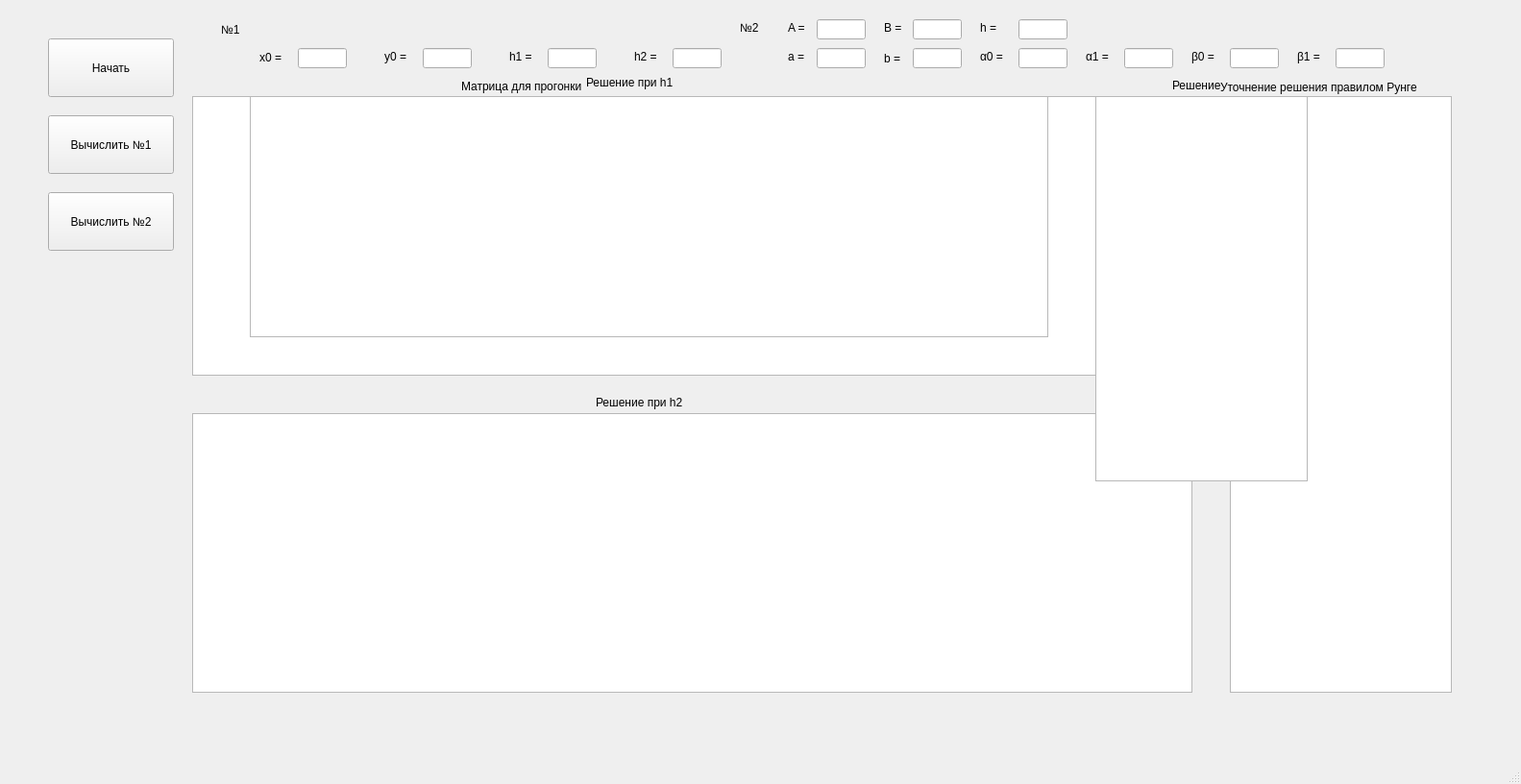
<?xml version="1.0" encoding="UTF-8"?>
<ui version="4.0">
 <class>MainWindow</class>
 <widget class="QMainWindow" name="MainWindow">
  <property name="geometry">
   <rect>
    <x>0</x>
    <y>0</y>
    <width>1583</width>
    <height>816</height>
   </rect>
  </property>
  <property name="windowTitle">
   <string>MainWindow</string>
  </property>
  <widget class="QWidget" name="centralwidget">
   <widget class="QPushButton" name="pushButton">
    <property name="geometry">
     <rect>
      <x>50</x>
      <y>40</y>
      <width>131</width>
      <height>61</height>
     </rect>
    </property>
    <property name="text">
     <string>Начать</string>
    </property>
   </widget>
   <widget class="QLabel" name="label">
    <property name="geometry">
     <rect>
      <x>270</x>
      <y>50</y>
      <width>31</width>
      <height>20</height>
     </rect>
    </property>
    <property name="text">
     <string>x0 =</string>
    </property>
   </widget>
   <widget class="QLineEdit" name="lineEdit">
    <property name="geometry">
     <rect>
      <x>310</x>
      <y>50</y>
      <width>51</width>
      <height>21</height>
     </rect>
    </property>
   </widget>
   <widget class="QLabel" name="label_2">
    <property name="geometry">
     <rect>
      <x>400</x>
      <y>50</y>
      <width>67</width>
      <height>18</height>
     </rect>
    </property>
    <property name="text">
     <string>y0 =</string>
    </property>
   </widget>
   <widget class="QLineEdit" name="lineEdit_2">
    <property name="geometry">
     <rect>
      <x>440</x>
      <y>50</y>
      <width>51</width>
      <height>21</height>
     </rect>
    </property>
   </widget>
   <widget class="QLabel" name="label_3">
    <property name="geometry">
     <rect>
      <x>530</x>
      <y>50</y>
      <width>31</width>
      <height>18</height>
     </rect>
    </property>
    <property name="text">
     <string>h1 = </string>
    </property>
   </widget>
   <widget class="QLineEdit" name="lineEdit_3">
    <property name="geometry">
     <rect>
      <x>570</x>
      <y>50</y>
      <width>51</width>
      <height>21</height>
     </rect>
    </property>
   </widget>
   <widget class="QLabel" name="label_4">
    <property name="geometry">
     <rect>
      <x>660</x>
      <y>50</y>
      <width>67</width>
      <height>18</height>
     </rect>
    </property>
    <property name="text">
     <string>h2 = </string>
    </property>
   </widget>
   <widget class="QLineEdit" name="lineEdit_4">
    <property name="geometry">
     <rect>
      <x>700</x>
      <y>50</y>
      <width>51</width>
      <height>21</height>
     </rect>
    </property>
   </widget>
   <widget class="QPushButton" name="pushButton_2">
    <property name="geometry">
     <rect>
      <x>50</x>
      <y>120</y>
      <width>131</width>
      <height>61</height>
     </rect>
    </property>
    <property name="text">
     <string>Вычислить №1</string>
    </property>
   </widget>
   <widget class="QTableWidget" name="tableWidget">
    <property name="geometry">
     <rect>
      <x>200</x>
      <y>100</y>
      <width>1041</width>
      <height>291</height>
     </rect>
    </property>
   </widget>
   <widget class="QLabel" name="label_5">
    <property name="geometry">
     <rect>
      <x>610</x>
      <y>70</y>
      <width>121</width>
      <height>31</height>
     </rect>
    </property>
    <property name="text">
     <string>Решение при h1</string>
    </property>
   </widget>
   <widget class="QTableWidget" name="tableWidget_2">
    <property name="geometry">
     <rect>
      <x>200</x>
      <y>430</y>
      <width>1041</width>
      <height>291</height>
     </rect>
    </property>
   </widget>
   <widget class="QLabel" name="label_6">
    <property name="geometry">
     <rect>
      <x>620</x>
      <y>410</y>
      <width>121</width>
      <height>18</height>
     </rect>
    </property>
    <property name="text">
     <string>Решение при h2</string>
    </property>
   </widget>
   <widget class="QLabel" name="label_7">
    <property name="geometry">
     <rect>
      <x>1270</x>
      <y>70</y>
      <width>261</width>
      <height>41</height>
     </rect>
    </property>
    <property name="text">
     <string>Уточнение решения правилом Рунге</string>
    </property>
   </widget>
   <widget class="QTableWidget" name="tableWidget_3">
    <property name="geometry">
     <rect>
      <x>1280</x>
      <y>100</y>
      <width>231</width>
      <height>621</height>
     </rect>
    </property>
   </widget>
   <widget class="QPushButton" name="pushButton_3">
    <property name="geometry">
     <rect>
      <x>50</x>
      <y>200</y>
      <width>131</width>
      <height>61</height>
     </rect>
    </property>
    <property name="text">
     <string>Вычислить №2</string>
    </property>
   </widget>
   <widget class="QLabel" name="label_8">
    <property name="geometry">
     <rect>
      <x>230</x>
      <y>20</y>
      <width>67</width>
      <height>21</height>
     </rect>
    </property>
    <property name="text">
     <string>№1</string>
    </property>
   </widget>
   <widget class="QLabel" name="label_9">
    <property name="geometry">
     <rect>
      <x>770</x>
      <y>20</y>
      <width>67</width>
      <height>18</height>
     </rect>
    </property>
    <property name="text">
     <string>№2</string>
    </property>
   </widget>
   <widget class="QLabel" name="label_10">
    <property name="geometry">
     <rect>
      <x>820</x>
      <y>50</y>
      <width>67</width>
      <height>18</height>
     </rect>
    </property>
    <property name="text">
     <string>a = </string>
    </property>
   </widget>
   <widget class="QLineEdit" name="lineEdit_5">
    <property name="geometry">
     <rect>
      <x>850</x>
      <y>50</y>
      <width>51</width>
      <height>21</height>
     </rect>
    </property>
   </widget>
   <widget class="QLineEdit" name="lineEdit_6">
    <property name="geometry">
     <rect>
      <x>950</x>
      <y>50</y>
      <width>51</width>
      <height>21</height>
     </rect>
    </property>
   </widget>
   <widget class="QLabel" name="label_11">
    <property name="geometry">
     <rect>
      <x>920</x>
      <y>50</y>
      <width>67</width>
      <height>21</height>
     </rect>
    </property>
    <property name="text">
     <string>b = </string>
    </property>
   </widget>
   <widget class="QLabel" name="label_12">
    <property name="geometry">
     <rect>
      <x>1020</x>
      <y>50</y>
      <width>67</width>
      <height>18</height>
     </rect>
    </property>
    <property name="text">
     <string>α0 = </string>
    </property>
   </widget>
   <widget class="QLineEdit" name="lineEdit_7">
    <property name="geometry">
     <rect>
      <x>1060</x>
      <y>50</y>
      <width>51</width>
      <height>21</height>
     </rect>
    </property>
   </widget>
   <widget class="QLabel" name="label_13">
    <property name="geometry">
     <rect>
      <x>1130</x>
      <y>50</y>
      <width>67</width>
      <height>18</height>
     </rect>
    </property>
    <property name="text">
     <string>α1 = </string>
    </property>
   </widget>
   <widget class="QLineEdit" name="lineEdit_8">
    <property name="geometry">
     <rect>
      <x>1170</x>
      <y>50</y>
      <width>51</width>
      <height>21</height>
     </rect>
    </property>
   </widget>
   <widget class="QLabel" name="label_14">
    <property name="geometry">
     <rect>
      <x>1240</x>
      <y>50</y>
      <width>67</width>
      <height>18</height>
     </rect>
    </property>
    <property name="text">
     <string>β0 = </string>
    </property>
   </widget>
   <widget class="QLineEdit" name="lineEdit_9">
    <property name="geometry">
     <rect>
      <x>1280</x>
      <y>50</y>
      <width>51</width>
      <height>21</height>
     </rect>
    </property>
   </widget>
   <widget class="QLabel" name="label_15">
    <property name="geometry">
     <rect>
      <x>1350</x>
      <y>50</y>
      <width>67</width>
      <height>18</height>
     </rect>
    </property>
    <property name="text">
     <string>β1 =</string>
    </property>
   </widget>
   <widget class="QLineEdit" name="lineEdit_10">
    <property name="geometry">
     <rect>
      <x>1390</x>
      <y>50</y>
      <width>51</width>
      <height>21</height>
     </rect>
    </property>
   </widget>
   <widget class="QLabel" name="label_16">
    <property name="geometry">
     <rect>
      <x>820</x>
      <y>20</y>
      <width>67</width>
      <height>18</height>
     </rect>
    </property>
    <property name="text">
     <string>A = </string>
    </property>
   </widget>
   <widget class="QLineEdit" name="lineEdit_11">
    <property name="geometry">
     <rect>
      <x>850</x>
      <y>20</y>
      <width>51</width>
      <height>21</height>
     </rect>
    </property>
   </widget>
   <widget class="QLabel" name="label_17">
    <property name="geometry">
     <rect>
      <x>920</x>
      <y>20</y>
      <width>67</width>
      <height>18</height>
     </rect>
    </property>
    <property name="text">
     <string>B = </string>
    </property>
   </widget>
   <widget class="QLineEdit" name="lineEdit_12">
    <property name="geometry">
     <rect>
      <x>950</x>
      <y>20</y>
      <width>51</width>
      <height>21</height>
     </rect>
    </property>
   </widget>
   <widget class="QLabel" name="label_18">
    <property name="geometry">
     <rect>
      <x>480</x>
      <y>80</y>
      <width>171</width>
      <height>20</height>
     </rect>
    </property>
    <property name="text">
     <string>Матрица для прогонки</string>
    </property>
   </widget>
   <widget class="QLabel" name="label_19">
    <property name="geometry">
     <rect>
      <x>1020</x>
      <y>20</y>
      <width>67</width>
      <height>18</height>
     </rect>
    </property>
    <property name="text">
     <string>h = </string>
    </property>
   </widget>
   <widget class="QLineEdit" name="lineEdit_13">
    <property name="geometry">
     <rect>
      <x>1060</x>
      <y>20</y>
      <width>51</width>
      <height>21</height>
     </rect>
    </property>
   </widget>
   <widget class="QTableWidget" name="tableWidget_4">
    <property name="geometry">
     <rect>
      <x>260</x>
      <y>100</y>
      <width>831</width>
      <height>251</height>
     </rect>
    </property>
   </widget>
   <widget class="QTableWidget" name="tableWidget_5">
    <property name="geometry">
     <rect>
      <x>1140</x>
      <y>100</y>
      <width>221</width>
      <height>401</height>
     </rect>
    </property>
   </widget>
   <widget class="QLabel" name="label_20">
    <property name="geometry">
     <rect>
      <x>1220</x>
      <y>80</y>
      <width>67</width>
      <height>18</height>
     </rect>
    </property>
    <property name="text">
     <string>Решение</string>
    </property>
   </widget>
  </widget>
  <widget class="QMenuBar" name="menubar">
   <property name="geometry">
    <rect>
     <x>0</x>
     <y>0</y>
     <width>1583</width>
     <height>23</height>
    </rect>
   </property>
  </widget>
  <widget class="QStatusBar" name="statusbar"/>
 </widget>
 <resources/>
 <connections/>
</ui>
